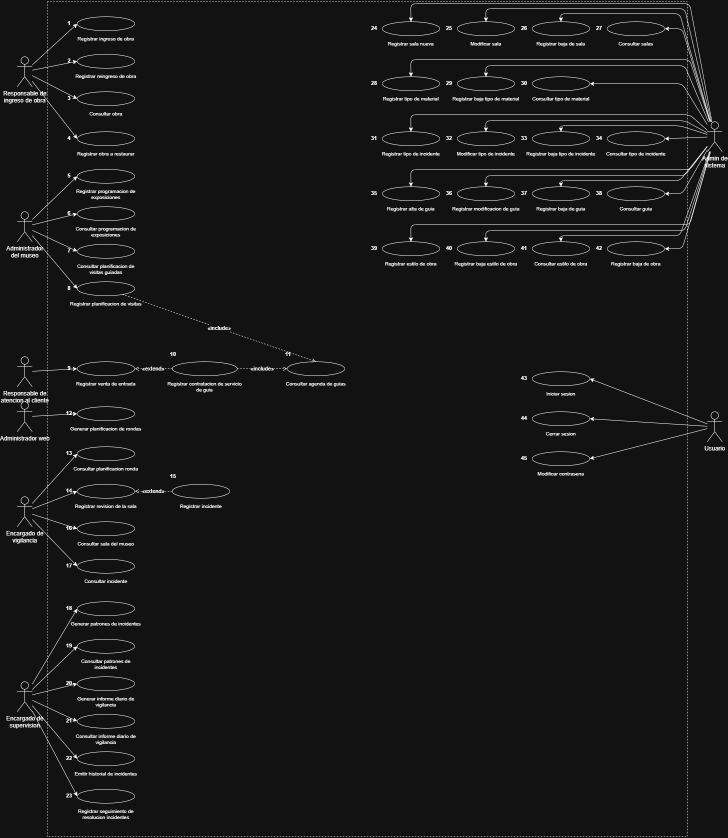
#> input picture scripts_y_notas/current_dcu_in_s9.png, 1455 x 1675 px, found by its file name (shown at 1/2 size)
$ python verify_dcu_sectors.py
#> lines starting #> are read from the running program, lines starting #| are printed output that depends on the picture
from PIL import Image

im = Image.open('scripts_y_notas/current_dcu_in_s9.png')
#> im is the input picture: PIL image 1455x1675 RGB; min 18, max 255, mean 23
w, h = im.size
#> w = 1455; h = 1675
print(f"Image width: {w}, height: {h}")
#| Image width: 1455, height: 1675

# The drawio dimensions were:
# X: [30, 1410] + width 30 -> [30, 1440]
# Y: [20, 1627] + height 60 -> [20, 1687]
# Notice how well (1455, 1675) aligns with drawio!
# Let's verify by checking where the actors are in current_dcu_in_s9.png:
# Drawio:
# 1. act_obras: x=30, y=130 -> in img: x ≈ 30, y ≈ 130
# 2. act_admin_museo: x=30, y=440 -> in img: x ≈ 30, y ≈ 440
# 3. act_atencion / admin_web: x=30, y=730..820
# 4. act_vigilancia (Guardia): x=30, y=1010
# 5. act_seguridad (Supervisor): x=30, y=1380
# 6. act_admin_sist: x=1410, y=260
# 7. act_usuario: x=1410, y=840

# Let's crop patches around these coordinates to confirm:
crops = {
    'obras': (0, 80, 450, 300),
    'admin_museo': (0, 380, 450, 600),
    'vigilancia_guardia': (0, 950, 600, 1250),
    'seguridad_supervisor': (0, 1300, 600, 1650),
    'admin_sist': (1000, 150, 1455, 450),
    'usuario': (1000, 750, 1455, 1050),
}

for name, box in crops.items():
    patch = im.crop(box)
    patch.save(f"scripts_y_notas/crop_{name}.png")
    print(f"Saved crop_{name}.png: box={box}")
#> this loop made 6 passes
#> pass 1, `patch = im.crop(box)`:
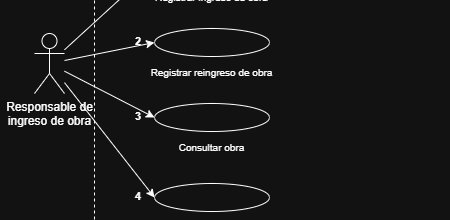
#> patch: PIL image 450x220 RGB; min 18, max 255, mean 24.9
#> pass 2, `patch = im.crop(box)`:
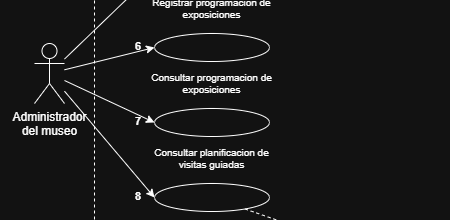
#> patch: PIL image 450x220 RGB; min 18, max 255, mean 27
#> pass 3, `patch = im.crop(box)`:
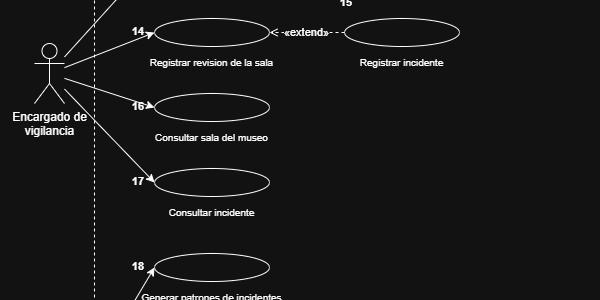
#> patch: PIL image 600x300 RGB; min 18, max 255, mean 24
#> after the loop:
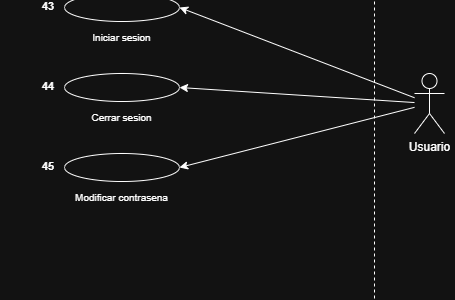
#> patch: PIL image 455x300 RGB; min 18, max 255, mean 22.7
